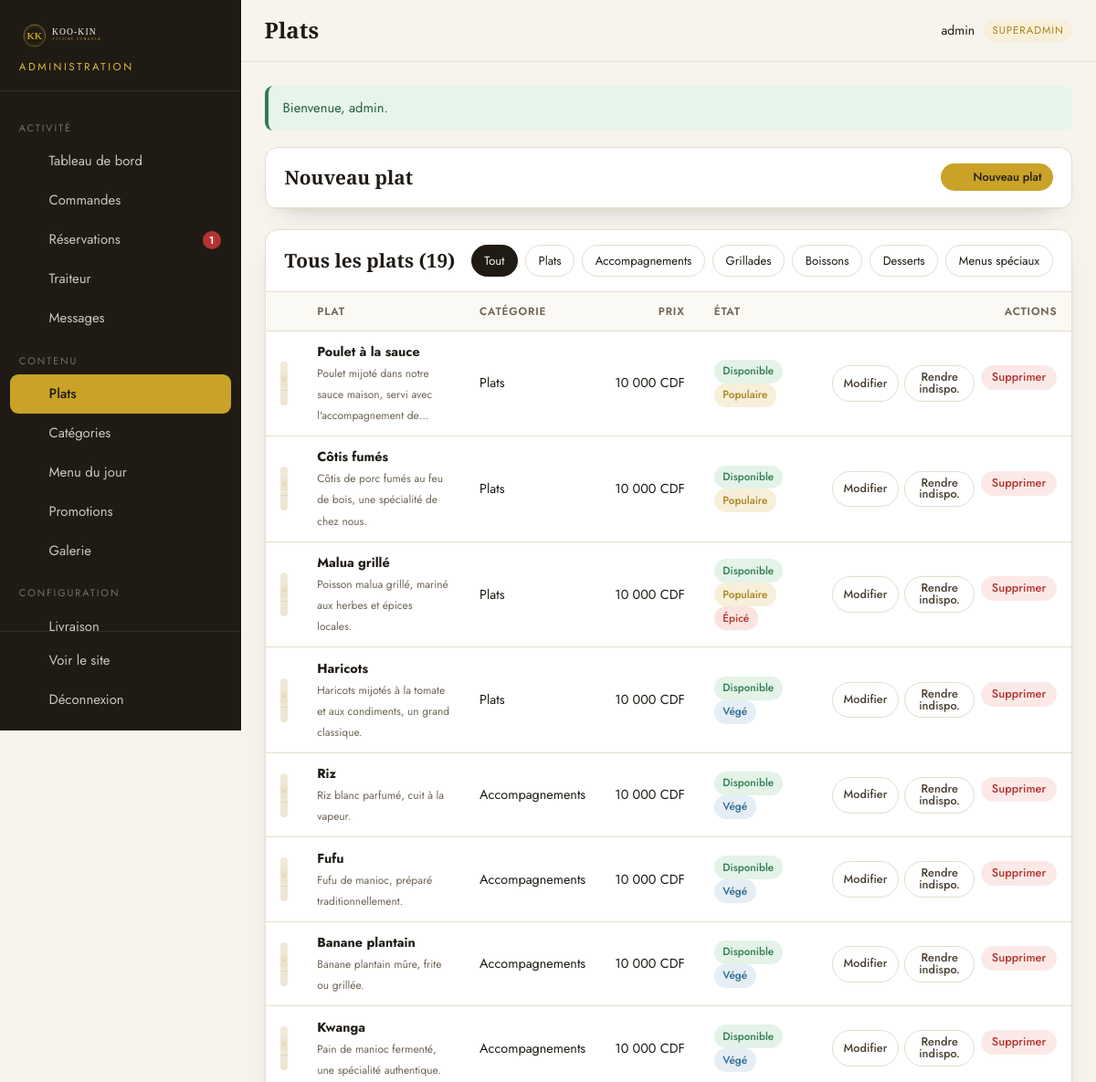
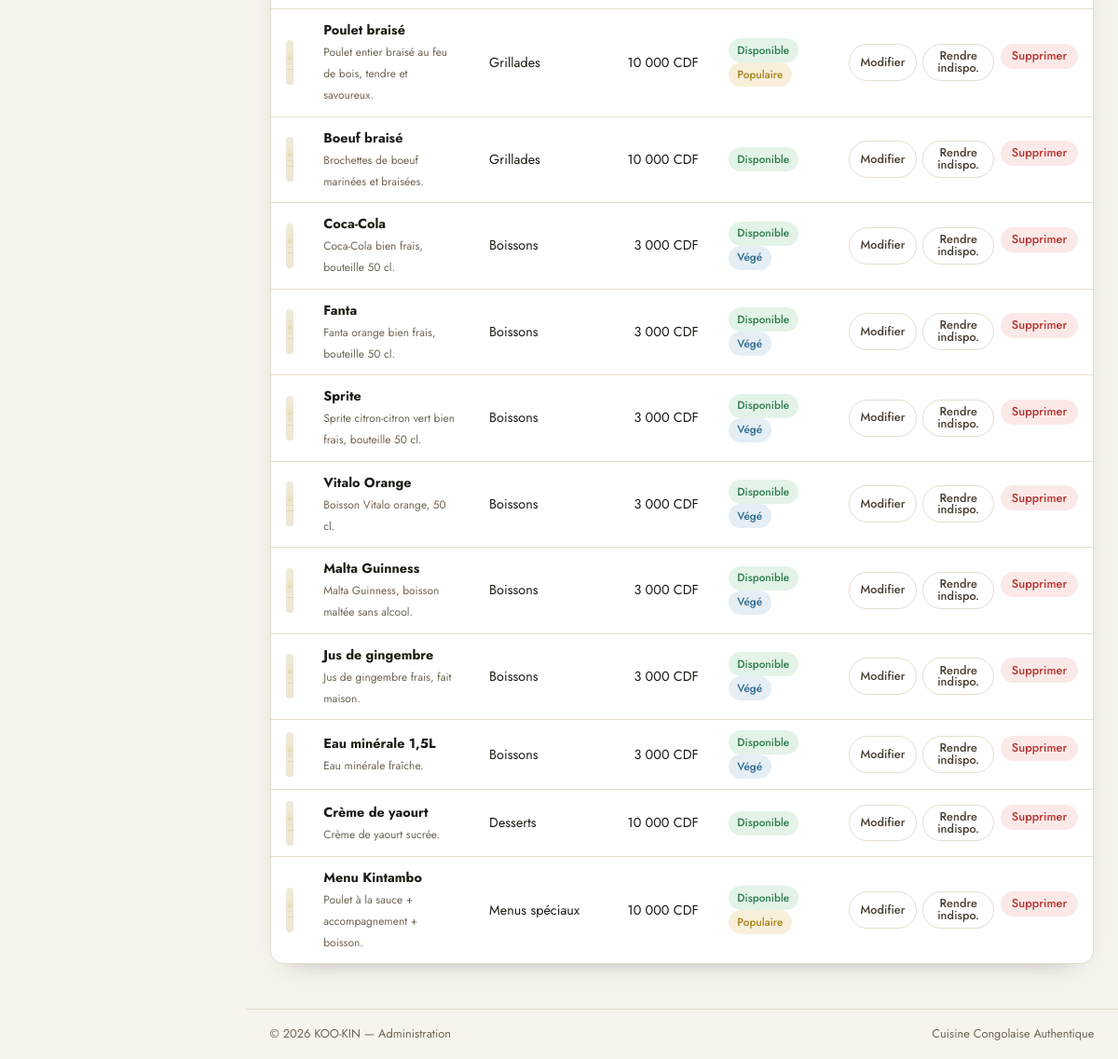
Screenshot of /admin/plats.php (signed in) with the database file from the repository (2 pictures, top to bottom).
### tables this page shows
CREATE TABLE `categories` (
  `id` INT UNSIGNED NOT NULL AUTO_INCREMENT,
  `nom` VARCHAR(100) NOT NULL,
  `slug` VARCHAR(100) NOT NULL,
  `description` VARCHAR(255) NULL,
  `icone` VARCHAR(50) NULL,
  `ordre` INT NOT NULL DEFAULT 0,
  `actif` TINYINT(1) NOT NULL DEFAULT 1,
  PRIMARY KEY (`id`),
  UNIQUE KEY `uq_categories_slug` (`slug`)
);

CREATE TABLE `plats` (
  `id` INT UNSIGNED NOT NULL AUTO_INCREMENT,
  `categorie_id` INT UNSIGNED NOT NULL,
  `nom` VARCHAR(150) NOT NULL,
  `slug` VARCHAR(150) NOT NULL,
  `description` TEXT NULL,
  `prix` INT UNSIGNED NOT NULL,
  `photo` VARCHAR(255) NULL,
  `disponible` TINYINT(1) NOT NULL DEFAULT 1,
  `populaire` TINYINT(1) NOT NULL DEFAULT 0,
  `vegan` TINYINT(1) NOT NULL DEFAULT 0,
  `épicé` TINYINT(1) NOT NULL DEFAULT 0,
  `ordre` INT NOT NULL DEFAULT 0,
  `created_at` DATETIME NOT NULL DEFAULT CURRENT_TIMESTAMP,
  PRIMARY KEY (`id`),
  UNIQUE KEY `uq_plats_slug` (`slug`),
  KEY `fk_plats_categorie` (`categorie_id`),
  CONSTRAINT `fk_plats_categorie` FOREIGN KEY (`categorie_id`)
    REFERENCES `categories` (`id`) ON DELETE CASCADE ON UPDATE CASCADE
);

CREATE TABLE `parametres_site` (
  `id` INT UNSIGNED NOT NULL AUTO_INCREMENT,
  `cle` VARCHAR(100) NOT NULL,
  `valeur` TEXT NULL,
  `description` VARCHAR(255) NULL,
  PRIMARY KEY (`id`),
  UNIQUE KEY `uq_parametres_cle` (`cle`)
);

### classes/core/Config.php (called while the page is built, shortened)
<?php
class Config
{
    private static ?array $items = null;
    public static function load(array $data): void
    {
        self::$items = $data;
    }
    public static function get(string $key, mixed $default = null): mixed
    {
        $segments = explode('.', $key);
        $value = self::$items;
        foreach ($segments as $segment) {
            if (!is_array($value) || !array_key_exists($segment, $value)) {
                return $default;
            }
            $value = $value[$segment];
        }
        return $value;
    }
}

### admin/includes/init.php (called while the page is built, shortened)
<?php
require __DIR__ . '/../../includes/init.php';
function admin_url(string $path = ''): string
{
    return url('admin/' . ltrim($path, '/'));
}
function admin_entier(mixed $valeur, int $defaut = 0): int
{
    return filter_var($valeur, FILTER_VALIDATE_INT) !== false ? (int) $valeur : $defaut;
}

### classes/core/Database.php (called while the page is built, shortened)
<?php
class Database
{
    private static ?Database $instance = null;
    private PDO $pdo;
    private function __construct(array $cfg)
    {
        $dsn = sprintf(
            'mysql:host=%s;port=%d;dbname=%s;charset=%s',
            $cfg['host'],
            $cfg['port'],
            $cfg['name'],
            $cfg['charset']
        );
        try {
            $this->pdo = new PDO($dsn, $cfg['user'], $cfg['pass'], [
                PDO::ATTR_ERRMODE            => PDO::ERRMODE_EXCEPTION,
                PDO::ATTR_DEFAULT_FETCH_MODE => PDO::FETCH_ASSOC,
                PDO::ATTR_EMULATE_PREPARES   => false,
            ]);
        } catch (PDOException $e) {
            throw new RuntimeException('Connexion à la base de données impossible : ' . $e->getMessage());
        }
    }
    public static function init(array $cfg): void
    {
        if (self::$instance === null) {
            self::$instance = new self($cfg);
        }
    }
    public static function instance(): self
    {
        return self::$instance;
    }
    public function run(string $sql, array $params = []): \PDOStatement
    {
        $stmt = $this->pdo->prepare($sql);
        $stmt->execute($params);
        return $stmt;
    }
    public function all(string $sql, array $params = []): array
    {
        return $this->run($sql, $params)->fetchAll();
    }
    public function one(string $sql, array $params = []): ?array
    {
        $row = $this->run($sql, $params)->fetch();
        return $row === false ? null : $row;
    }
    public function value(string $sql, array $params = []): mixed
    {
        $row = $this->one($sql, $params);
        return $row === null ? null : reset($row);
    }
}

### classes/core/Session.php (called while the page is built, shortened)
<?php
class Session
{
    public static function get(string $key, mixed $default = null): mixed
    {
        return $_SESSION[$key] ?? $default;
    }
}

### classes/core/Auth.php (called while the page is built, shortened)
<?php
class Auth
{
    public static function id(): ?int
    {
        $admin = Session::get(self::KEY);
        return $admin['id'] ?? null;
    }
    public static function user(): ?array
    {
        return Session::get(self::KEY);
    }
    public static function verifier(): bool
    {
        $admin = db()->one('SELECT id, username, role, actif FROM admins WHERE id = ? LIMIT 1', [self::id()]);
        return true;
    }
    public static function requireLogin(string $redirect = '/admin/login.php'): void
    {
        if (!self::verifier()) {
            Flash::error('Veuillez vous connecter pour accéder à l\'administration.');
            redirect($redirect);
        }
    }
}

### includes/init.php (called while the page is built, shortened)
<?php
spl_autoload_register(static function (string $class): void {
    $prefix = 'KooKin\\';
    $relative = substr($class, strlen($prefix));
    $file = BASE_PATH . 'classes' . DIRECTORY_SEPARATOR . str_replace('\\', DIRECTORY_SEPARATOR, $relative) . '.php';
});
Config::load(require BASE_PATH . 'config' . DIRECTORY_SEPARATOR . 'config.php');
require_once BASE_PATH . 'includes' . DIRECTORY_SEPARATOR . 'functions.php';

### classes/core/Flash.php (called while the page is built, shortened)
<?php
class Flash
{
    public static function all(string $type): array
    {
        $messages = Session::get(self::PREFIX . $type, []);
        return is_array($messages) ? $messages : [];
    }
}

### admin/plats.php (the view, shortened to what this page needs)
<?php
require __DIR__ . '/includes/init.php';
Auth::requireLogin();
$categories = db()->all('SELECT id, nom FROM categories ORDER BY ordre, id');
$erreur = null;
$editId = admin_entier($_GET['edit'] ?? 0);
$nouveau = isset($_GET['nouveau']);
$plat = $editId > 0 ? db()->one('SELECT * FROM plats WHERE id = ?', [$editId]) : null;
$afficherFormulaire = $nouveau || $plat !== null || $erreur !== null;
$categorieFiltre = admin_entier($_GET['cat'] ?? 0);
if ($categorieFiltre > 0) {
    $plats = db()->all(
        'SELECT p.*, c.nom AS categorie_nom FROM plats p JOIN categories c ON c.id = p.categorie_id WHERE p.categorie_id = ? ORDER BY c.ordre, p.ordre, p.id',
        [$categorieFiltre]
    );
} else {
    $plats = db()->all('SELECT p.*, c.nom AS categorie_nom FROM plats p JOIN categories c ON c.id = p.categorie_id ORDER BY c.ordre, p.ordre, p.id');
}
$admin_titre = 'Plats';
$admin_actif = 'plats';
require __DIR__ . '/includes/header.php';
?>
<div class="adm-carte">
    <div class="adm-carte__entete">
        <h2><?= $plat ? 'Modifier un plat' : 'Nouveau plat' ?></h2>
        <div class="adm-actions">
            <?php if ($afficherFormulaire): ?>
                <a href="<?= e(admin_url('plats.php')) ?>" class="adm-btn adm-btn--contour adm-btn--sm">Annuler</a>
            <?php else: ?>
                <a href="<?= e(admin_url('plats.php?nouveau=1')) ?>" class="adm-btn adm-btn--or adm-btn--sm"><?= icone('plus') ?> Nouveau plat</a>
            <?php endif; ?>
        </div>
    </div>
</div>
<div class="adm-carte">
    <div class="adm-carte__entete">
        <h2>Tous les plats (<?= count($plats) ?>)</h2>
        <div class="adm-actions">
            <a href="<?= e(admin_url('plats.php')) ?>" class="adm-filtre <?= $categorieFiltre === 0 ? 'actif' : '' ?>">Tout</a>
            <?php foreach ($categories as $c): ?>
                <a href="<?= e(admin_url('plats.php?cat=' . (int) $c['id'])) ?>" class="adm-filtre <?= $categorieFiltre === (int) $c['id'] ? 'actif' : '' ?>"><?= e($c['nom']) ?></a>
            <?php endforeach; ?>
        </div>
    </div>
    <div class="adm-carte__corps adm-carte__corps--serre">
        <?php if ($plats): ?>
            <div class="adm-table__wrap">
                <table class="adm-table">
                    <thead>
                        <tr><th></th><th>Plat</th><th>Catégorie</th><th class="num">Prix</th><th>État</th><th class="num">Actions</th></tr>
                    </thead>
                    <tbody>
                        <?php foreach ($plats as $p): ?>
                            <tr>
                                <td><img class="adm-table__media" src="<?= e(plat_photo($p['photo'])) ?>" alt=""></td>
                                <td>
                                    <strong><?= e($p['nom']) ?></strong>
                                    <?php if ($p['description']): ?><br><small style="color:var(--brun-doux)"><?= e(mb_strimwidth($p['description'], 0, 70, '…')) ?></small><?php endif; ?>
                                </td>
                                <td><?= e($p['categorie_nom']) ?></td>
                                <td class="num"><?= e(format_prix((int) $p['prix'])) ?></td>
                                <td>
                                    <?php if ((int) $p['disponible'] === 1): ?>
                                        <span class="adm-badge adm-badge--succes">Disponible</span>
                                    <?php else: ?>
                                        <span class="adm-badge adm-badge--erreur">Indisponible</span>
                                    <?php endif; ?>
                                    <?php if ((int) $p['populaire'] === 1): ?><span class="adm-badge adm-badge--or">Populaire</span><?php endif; ?>
                                    <?php if ((int) $p['vegan'] === 1): ?><span class="adm-badge adm-badge--info">Végé</span><?php endif; ?>
                                    <?php if ((int) $p['épicé'] === 1): ?><span class="adm-badge adm-badge--erreur">Épicé</span><?php endif; ?>
                                </td>
                                <td>
                                    <div class="adm-table__actions">
                                        <a href="<?= e(admin_url('plats.php?edit=' . (int) $p['id'])) ?>" class="adm-btn adm-btn--contour adm-btn--sm">Modifier</a>
                                        <form method="post" action="<?= e(admin_url('plats.php')) ?>">
                                            <button type="submit" class="adm-btn adm-btn--contour adm-btn--sm"><?= (int) $p['disponible'] === 1 ? 'Rendre indispo.' : 'Rendre dispo.' ?></button>
                                        </form>
                                        <form method="post" action="<?= e(admin_url('plats.php')) ?>" data-confirm="Supprimer définitivement « <?= e($p['nom']) ?> » ?">
                                            <button type="submit" class="adm-btn adm-btn--danger adm-btn--sm">Supprimer</button>
                                        </form>
                                    </div>
                                </td>
                            </tr>
                        <?php endforeach; ?>
                    </tbody>
                </table>
            </div>
        <?php else: ?>
            <div class="adm-vide"><strong>Aucun plat</strong>Ajoutez votre premier plat pour commencer.</div>
        <?php endif; ?>
    </div>
</div>
<?php require __DIR__ . '/includes/footer.php';

### admin/includes/header.php (shortened to what this page needs)
<?php
$admin = Auth::user();
$admin_titre = $admin_titre ?? 'Tableau de bord';
$admin_actif = $admin_actif ?? '';
$nb = [
    'commandes'    => (int) db()->value("SELECT COUNT(*) FROM commandes WHERE statut = 'nouvelle'"),
    'reservations' => (int) db()->value("SELECT COUNT(*) FROM reservations WHERE statut = 'en_attente'"),
    'traiteur'     => (int) db()->value("SELECT COUNT(*) FROM demandes_traiteur WHERE statut = 'nouvelle'"),
    'messages'     => (int) db()->value('SELECT COUNT(*) FROM messages WHERE lu = 0'),
];
$navigation = [
    [
        'section' => 'Activité',
        'liens' => [
            ['cle' => 'dashboard', 'url' => 'index.php', 'label' => 'Tableau de bord', 'icone' => 'etoile'],
            ['cle' => 'commandes', 'url' => 'commandes.php', 'label' => 'Commandes', 'icone' => 'panier', 'badge' => $nb['commandes']],
            ['cle' => 'reservations', 'url' => 'reservations.php', 'label' => 'Réservations', 'icone' => 'reserver', 'badge' => $nb['reservations']],
            ['cle' => 'traiteur', 'url' => 'traiteur.php', 'label' => 'Traiteur', 'icone' => 'traiteur', 'badge' => $nb['traiteur']],
            ['cle' => 'messages', 'url' => 'messages.php', 'label' => 'Messages', 'icone' => 'chat', 'badge' => $nb['messages']],
        ],
    ],
    [
        'section' => 'Contenu',
        'liens' => [
            ['cle' => 'plats', 'url' => 'plats.php', 'label' => 'Plats', 'icone' => 'menu'],
            ['cle' => 'categories', 'url' => 'categories.php', 'label' => 'Catégories', 'icone' => 'rechercher'],
            ['cle' => 'menu-jour', 'url' => 'menu-jour.php', 'label' => 'Menu du jour', 'icone' => 'reserver'],
            ['cle' => 'promotions', 'url' => 'promotions.php', 'label' => 'Promotions', 'icone' => 'pinceau'],
            ['cle' => 'galerie', 'url' => 'galerie.php', 'label' => 'Galerie', 'icone' => 'rechercher'],
        ],
    ],
    [
        'section' => 'Configuration',
        'liens' => [
            ['cle' => 'livraisons', 'url' => 'livraisons.php', 'label' => 'Livraison', 'icone' => 'livraison'],
            ['cle' => 'horaires', 'url' => 'horaires.php', 'label' => 'Horaires', 'icone' => 'telephone'],
            ['cle' => 'parametres', 'url' => 'parametres.php', 'label' => 'Paramètres', 'icone' => 'pinceau'],
            ['cle' => 'compte', 'url' => 'compte.php', 'label' => 'Mon compte', 'icone' => 'utilisateur'],
        ],
    ],
];
if (admin_est_superadmin()) {
    $navigation[2]['liens'][] = ['cle' => 'comptes', 'url' => 'comptes.php', 'label' => 'Comptes admin', 'icone' => 'cle'];
}
?>
<!doctype html>
<html lang="fr">
<head>
    <link rel="stylesheet" href="<?= e(admin_url('assets/css/admin.css')) ?>">
</head>
<body>
<div class="adm">
    <aside class="adm-sidebar" id="adm-sidebar">
        <div class="adm-sidebar__logo">
            <a href="<?= e(admin_url('index.php')) ?>">
                <img src="<?= e(asset('img/logo.svg')) ?>" alt="KOO-KIN">
            </a>
            <span>Administration</span>
        </div>
        <nav class="adm-nav">
            <?php foreach ($navigation as $groupe): ?>
                <p class="adm-nav__section"><?= e($groupe['section']) ?></p>
                <?php foreach ($groupe['liens'] as $lien): ?>
                    <a href="<?= e(admin_url($lien['url'])) ?>" class="adm-nav__lien <?= $admin_actif === $lien['cle'] ? 'actif' : '' ?>">
                        <span class="adm-nav__ico"><?= icone($lien['icone']) ?></span>
                        <span><?= e($lien['label']) ?></span>
                        <?php if (!empty($lien['badge'])): ?>
                            <span class="adm-nav__badge"><?= (int) $lien['badge'] ?></span>
                        <?php endif; ?>
                    </a>
                <?php endforeach; ?>
            <?php endforeach; ?>
        </nav>
        <div class="adm-sidebar__pied">
            <a href="<?= e(url('/')) ?>" target="_blank" rel="noopener" class="adm-nav__lien">
                <span class="adm-nav__ico"><?= icone('fleche') ?></span>
                <span>Voir le site</span>
            </a>
            <a href="<?= e(admin_url('logout.php')) ?>" class="adm-nav__lien adm-nav__lien--sortie">
                <span class="adm-nav__ico"><?= icone('fermer') ?></span>
                <span>Déconnexion</span>
            </a>
        </div>
    </aside>
    <div class="adm-main">
        <header class="adm-topbar">
            <h1 class="adm-topbar__titre"><?= e($admin_titre) ?></h1>
            <a href="<?= e(admin_url('compte.php')) ?>" class="adm-topbar__user" title="Mon compte">
                <span><?= e((string) ($admin['username'] ?? 'admin')) ?></span>
                <span class="adm-role"><?= e((string) ($admin['role'] ?? 'admin')) ?></span>
            </a>
        </header>
        <main class="adm-content">
            <?php foreach (flash_success() as $m): ?><div class="adm-alerte adm-alerte--succes"><?= e($m) ?></div><?php endforeach; ?>

### admin/includes/footer.php (shortened to what this page needs)
        </main>
        <footer class="adm-pied">
            <span>© <?= date('Y') ?> KOO-KIN — Administration</span>
            <span><?= e((string) param('site_slogan', 'Cuisine Congolaise Authentique')) ?></span>
        </footer>
    </div>
</div>
</body>
</html>

### rows the page displays
categories: nom "Plats"
categories: nom "Accompagnements"
categories: nom "Grillades"
categories: nom "Boissons"
categories: nom "Desserts"
categories: nom "Menus spéciaux"
plats: nom "Poulet à la sauce", description "Poulet mijoté dans notre sauce maison, servi avec l'accompagnement de…", categorie.nom "Plats", prix.valeur "10 000 CDF", disponible "Disponible", populaire "Populaire"
plats: nom "Côtis fumés", description "Côtis de porc fumés au feu de bois, une spécialité de chez nous.", categorie.nom "Plats", prix.valeur "10 000 CDF", disponible "Disponible", populaire "Populaire"
plats: nom "Malua grillé", description "Poisson malua grillé, mariné aux herbes et épices locales.", categorie.nom "Plats", prix.valeur "10 000 CDF", disponible "Disponible", populaire "Populaire", épicé "Épicé"
plats: nom "Haricots", description "Haricots mijotés à la tomate et aux condiments, un grand classique.", categorie.nom "Plats", prix.valeur "10 000 CDF", disponible "Disponible", vegan "Végé"
plats: nom "Riz", description "Riz blanc parfumé, cuit à la vapeur.", categorie.nom "Accompagnements", prix.valeur "10 000 CDF", disponible "Disponible", vegan "Végé"
plats: nom "Fufu", description "Fufu de manioc, préparé traditionnellement.", categorie.nom "Accompagnements", prix.valeur "10 000 CDF", disponible "Disponible", vegan "Végé"
plats: nom "Banane plantain", description "Banane plantain mûre, frite ou grillée.", categorie.nom "Accompagnements", prix.valeur "10 000 CDF", disponible "Disponible", vegan "Végé"
plats: nom "Kwanga", description "Pain de manioc fermenté, une spécialité authentique.", categorie.nom "Accompagnements", prix.valeur "10 000 CDF", disponible "Disponible", vegan "Végé"
plats: nom "Poulet braisé", description "Poulet entier braisé au feu de bois, tendre et savoureux.", categorie.nom "Grillades", prix.valeur "10 000 CDF", disponible "Disponible", populaire "Populaire"
plats: nom "Boeuf braisé", description "Brochettes de boeuf marinées et braisées.", categorie.nom "Grillades", prix.valeur "10 000 CDF", disponible "Disponible"
plats: nom "Coca-Cola", description "Coca-Cola bien frais, bouteille 50 cl.", categorie.nom "Boissons", prix.valeur "3 000 CDF", disponible "Disponible", vegan "Végé"
plats: nom "Fanta", description "Fanta orange bien frais, bouteille 50 cl.", categorie.nom "Boissons", prix.valeur "3 000 CDF", disponible "Disponible", vegan "Végé"
plats: nom "Sprite", description "Sprite citron-citron vert bien frais, bouteille 50 cl.", categorie.nom "Boissons", prix.valeur "3 000 CDF", disponible "Disponible", vegan "Végé"
plats: nom "Vitalo Orange", description "Boisson Vitalo orange, 50 cl.", categorie.nom "Boissons", prix.valeur "3 000 CDF", disponible "Disponible", vegan "Végé"
plats: nom "Malta Guinness", description "Malta Guinness, boisson maltée sans alcool.", categorie.nom "Boissons", prix.valeur "3 000 CDF", disponible "Disponible", vegan "Végé"
plats: nom "Jus de gingembre", description "Jus de gingembre frais, fait maison.", categorie.nom "Boissons", prix.valeur "3 000 CDF", disponible "Disponible", vegan "Végé"
plats: nom "Eau minérale 1,5L", description "Eau minérale fraîche.", categorie.nom "Boissons", prix.valeur "3 000 CDF", disponible "Disponible", vegan "Végé"
plats: nom "Crème de yaourt", description "Crème de yaourt sucrée.", categorie.nom "Desserts", prix.valeur "10 000 CDF", disponible "Disponible"
plats: nom "Menu Kintambo", description "Poulet à la sauce + accompagnement + boisson.", categorie.nom "Menus spéciaux", prix.valeur "10 000 CDF", disponible "Disponible", populaire "Populaire"
parametres_site: valeur "Cuisine Congolaise Authentique"

### other values shown
$groupe['section'] "ACTIVITÉ"
$lien['label'] "Tableau de bord"
$lien['label'] "Commandes"
$lien['label'] "Réservations"
$lien['badge'] "1"
$lien['label'] "Traiteur"
$lien['label'] "Messages"
$groupe['section'] "CONTENU"
$lien['label'] "Plats"
$lien['label'] "Catégories"
$lien['label'] "Menu du jour"
$lien['label'] "Promotions"
$lien['label'] "Galerie"
$groupe['section'] "CONFIGURATION"
$admin_titre "Plats"
